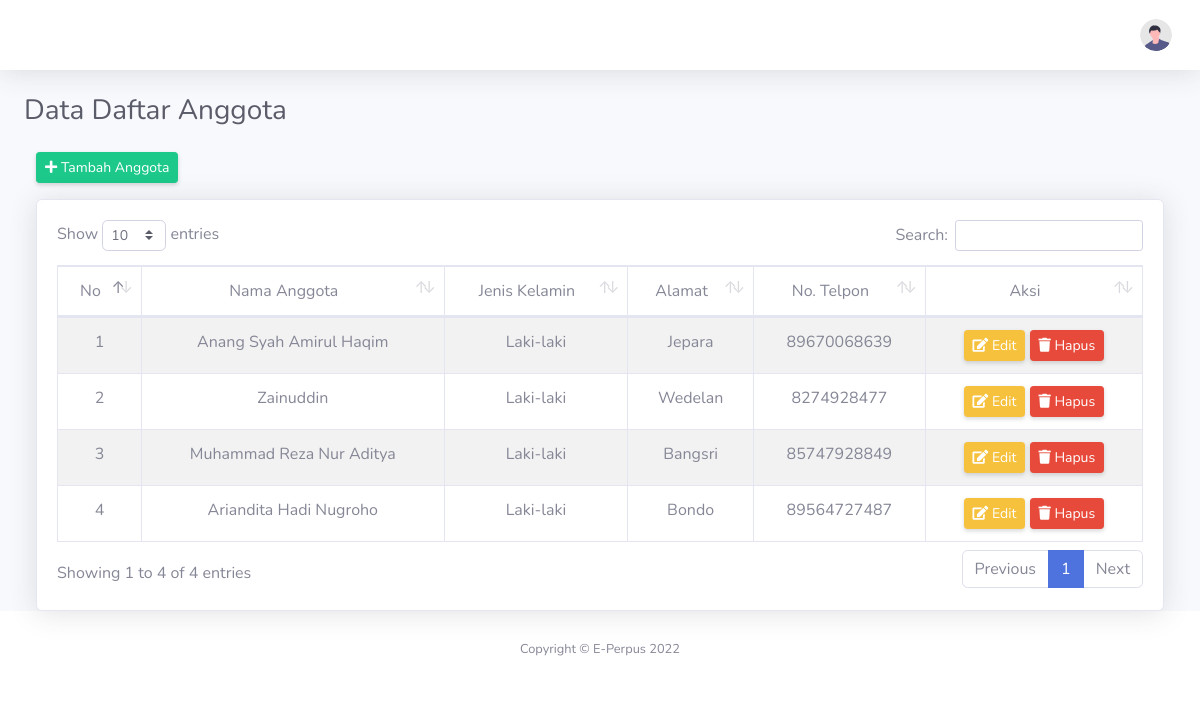
The app's page /index.php/anggota, older data.
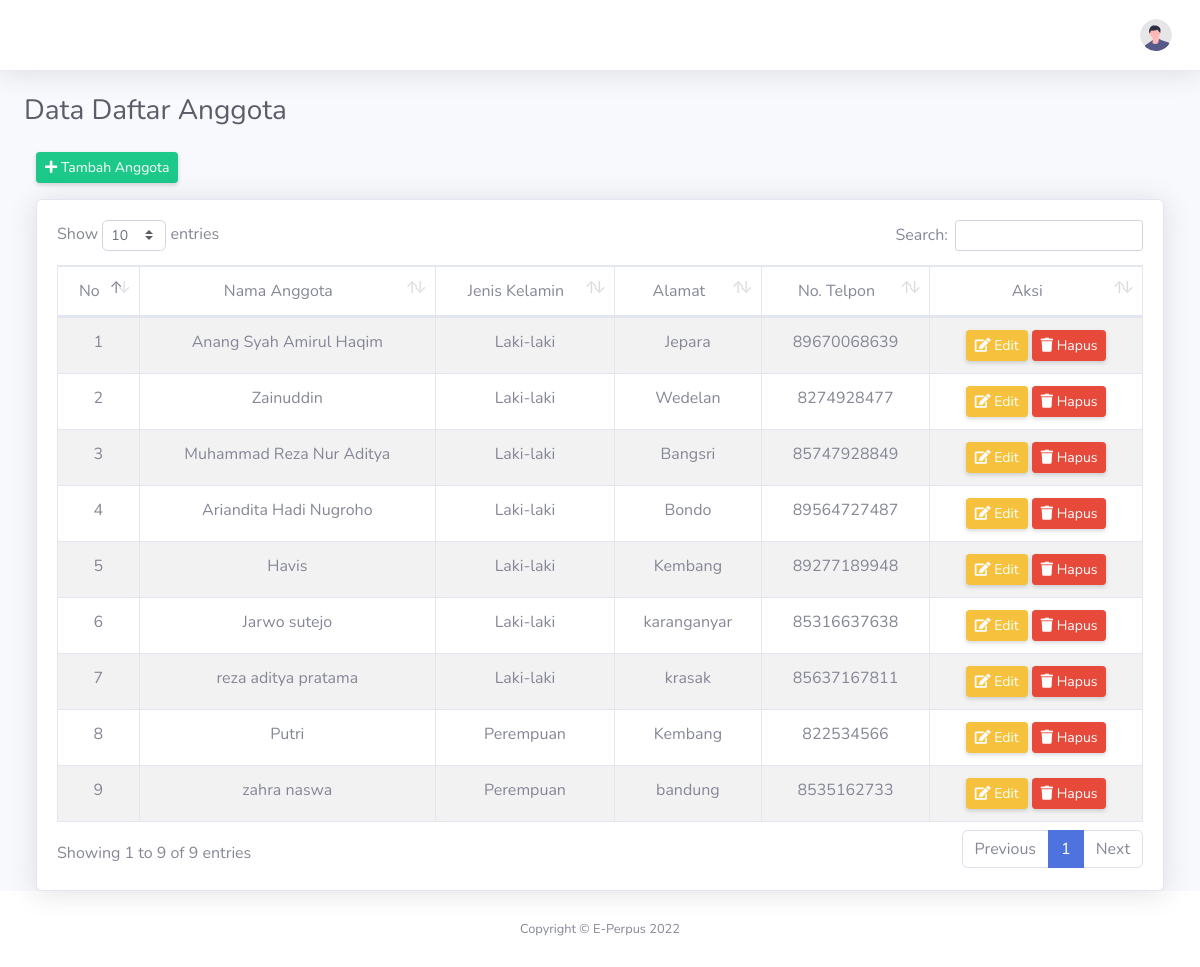
The same page, newer data.
### tables this page shows
CREATE TABLE `anggota` (
  `id_anggota` int(11) NOT NULL,
  `kode_anggota` varchar(10) NOT NULL,
  `nama_anggota` varchar(255) NOT NULL,
  `jenis_kelamin` varchar(20) NOT NULL,
  `alamat` text NOT NULL,
  `no_hp` bigint(13) NOT NULL
);

### application/controllers/Anggota.php (called while the page is built, shortened)
<?php
class Anggota extends CI_Controller {
    public function __construct()
    {
        $this->load->model('m_anggota');
        $this->load->library('form_validation');
    }
    public function index()
    {
        $isi['content']         = 'anggota/v_anggota';
        $isi['judul']           = 'Data Daftar Anggota';
        $isi['data_anggota']    = $this->db->get('anggota')->result();
        $this->load->view('v_dashboard', $isi);
    }
}

### index.php (called while the page is built, shortened)
<?php
require_once BASEPATH.'core/CodeIgniter.php';

### application/views/anggota/v_anggota.php (the view, shortened to what this page needs)
<div class="container-fluid">
    <div class="row">
        <div class="col-md-12 mb-3">
            <a href="<?= base_url('anggota/tambah_anggota'); ?>" class="btn btn-sm btn-success shadow-sm"><i class="fa fa-plus"></i> Tambah Anggota</a>
        </div>
    </div>
    <div class="card shadow">
        <div class="card-body">
            <div class="table-responsive">
                <table class="table table-bordered table-striped text-center" id="dataTable" width="100%" cellspacing="0">
                    <thead>
                        <tr>
                            <td>No</td>
                            <td>Nama Anggota</td>
                            <td>Jenis Kelamin</td>
                            <td>Alamat</td>
                            <td>No. Telpon</td>
                            <td>Aksi</td>
                        </tr>
                    </thead>
                    <tbody>
                        <?php
                            $no = 1;
                            foreach ($data_anggota as $row) {?>
                                <tr>
                                    <td><?= $no++; ?></td>
                                    <td><?= $row->nama_anggota; ?></td>
                                    <td><?= $row->jenis_kelamin; ?></td>
                                    <td><?= $row->alamat; ?></td>
                                    <td><?= $row->no_hp; ?></td>
                                    <td>
                                        <a href="<?= base_url()?>anggota/edit/<?= $row->id_anggota; ?>" class="btn btn-sm btn-warning shadow-sm"><i class="fa fa-edit"></i> Edit</a>
                                        <a href="<?= base_url()?>anggota/hapus/<?= $row->id_anggota; ?>" class="btn btn-sm btn-danger shadow-sm" onclick="return confirm('Anda Yakin Ingin Menghapus ?');"><i class="fa fa-trash"></i> Hapus</a>
                                    </td>
                                </tr>
                            <?php }
                        ?>
                    </tbody>
                </table>
            </div>
        </div>
    </div>
</div>

### application/views/v_dashboard.php (shortened to what this page needs)
<!DOCTYPE html>
<html lang="en">
<head>
    <link href="<?= base_url('assets/'); ?>vendor/fontawesome-free/css/all.min.css" rel="stylesheet" type="text/css">
    <link href="<?= base_url('assets/'); ?>css/sb-admin-2.min.css" rel="stylesheet">
    <link href="<?= base_url('assets/'); ?>vendor/datatables/dataTables.bootstrap4.min.css" rel="stylesheet">
    <link href="https://cdn.jsdelivr.net/npm/select2@4.1.0-rc.0/dist/css/select2.min.css" rel="stylesheet" />
    <link rel="stylesheet" href="https://cdn.jsdelivr.net/npm/@ttskch/select2-bootstrap4-theme@x.x.x/dist/select2-bootstrap4.min.css">
</head>
<body id="page-top">
    <div id="wrapper">
            <?php $this->load->view('v_menu'); ?>
        <div id="content-wrapper" class="d-flex flex-column">
            <div id="content">
                <nav class="navbar navbar-expand navbar-light bg-white topbar mb-4 static-top shadow">
                    <ul class="navbar-nav ml-auto">
                        <li class="nav-item dropdown no-arrow">
                            <a class="nav-link dropdown-toggle" href="#" id="userDropdown" role="button"
                                data-toggle="dropdown" aria-haspopup="true" aria-expanded="false">
                                <img class="img-profile rounded-circle"
                                    src="<?= base_url('assets/'); ?>img/undraw_profile.svg">
                            </a>
                        </li>
                    </ul>
                </nav>
                <div class="container-fluid">
                    <div class="d-sm-flex align-items-center justify-content-between mb-4">
                        <h1 class="h3 mb-0 text-gray-800"><?= $judul; ?></h1>
                    </div>
                    <div class="row">
                       <?php $this->load->view($content); ?>
                    </div>
                </div>
            </div>
            <footer class="sticky-footer bg-white">
                <div class="container my-auto">
                    <div class="copyright text-center my-auto">
                        <span>Copyright &copy; E-Perpus 2022</span>
                    </div>
                </div>
            </footer>
        </div>
    </div>
</body>
</html>

Row changes from the older to the newer data that the page shows:
added anggota: nama_anggota "Havis", jenis_kelamin "Laki-laki", alamat "Kembang", no_hp "89277189948"
added anggota: nama_anggota "Jarwo sutejo", jenis_kelamin "Laki-laki", alamat "karanganyar", no_hp "85316637638"
added anggota: nama_anggota "reza aditya pratama", jenis_kelamin "Laki-laki", alamat "krasak", no_hp "85637167811"
added anggota: nama_anggota "Putri", jenis_kelamin "Perempuan", alamat "Kembang", no_hp "822534566"
added anggota: nama_anggota "zahra naswa", jenis_kelamin "Perempuan", alamat "bandung", no_hp "8535162733"
Text that changed along with them:
text written by a page script: "Show entries Search: Showing 1 to 4 of 4 entries Previous 1 Next" → "Show entries Search: Showing 1 to 9 of 9 entries Previous 1 Next"
